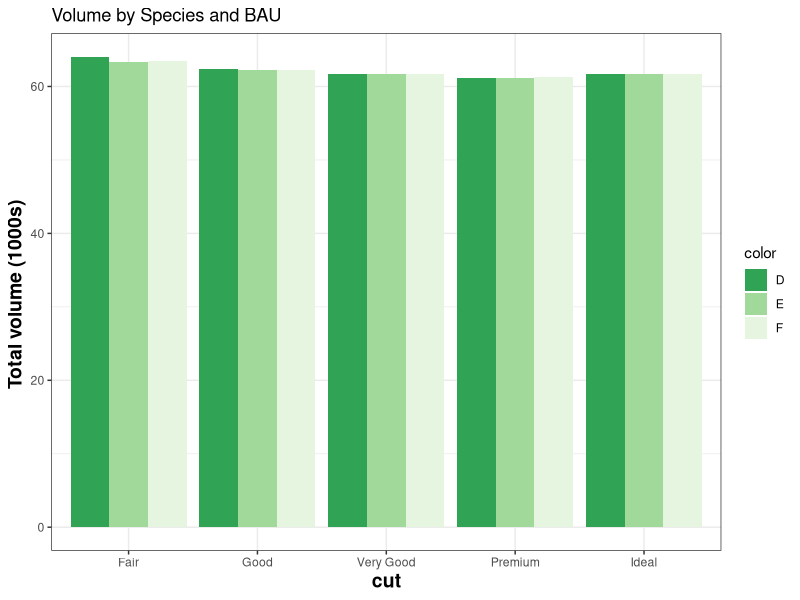
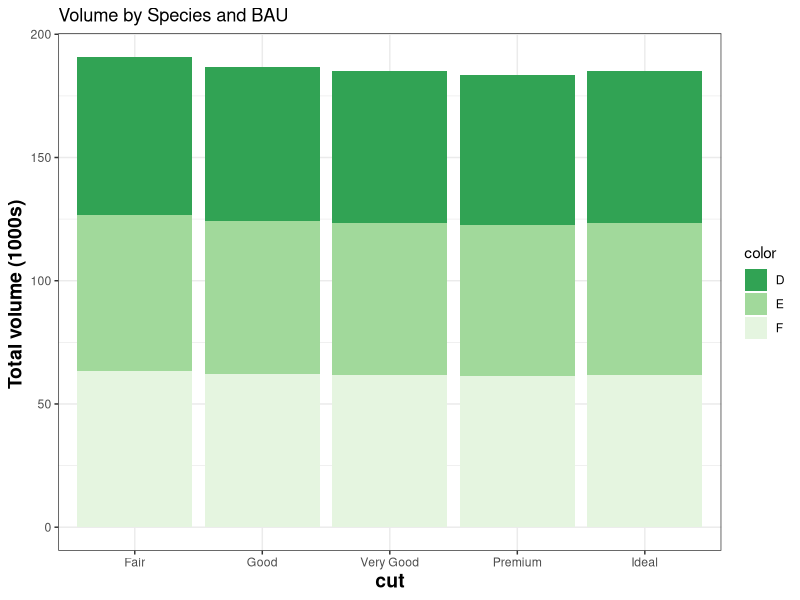

Write R code to recreate these figures, in order.
library(dplyr)
library(magrittr)
library(ggplot2)

data(diamonds)


diamonds2 <- diamonds %>% filter(color %in% c("D","E","F"))

diamonds.report <- diamonds2 %>% group_by(cut,color)  %>% summarize(mean.depth = mean(depth)) 

p <- ggplot(data=diamonds.report, 
       aes(x = cut,
           y = mean.depth, 
           fill = color)) 

p+ geom_bar(stat="identity",position = "dodge") + 
         scale_fill_brewer(palette = "Greens" , direction = -1) +
         ggtitle("Volume by Species and BAU") + 
         ylab("Total volume (1000s) ") + 
         theme_bw() +
         theme(axis.title.x = element_text(color="black", size=14, face="bold"),
               axis.title.y = element_text(color="black", size=14, face="bold"))
              
 p+ geom_bar(stat="identity",position = "stack") + 
         scale_fill_brewer(palette = "Greens" , direction = -1) +
         ggtitle("Volume by Species and BAU") + 
         ylab("Total volume (1000s) ") + 
         theme_bw() +
         theme(axis.title.x = element_text(color="black", size=14, face="bold"),
               axis.title.y = element_text(color="black", size=14, face="bold"))
       
